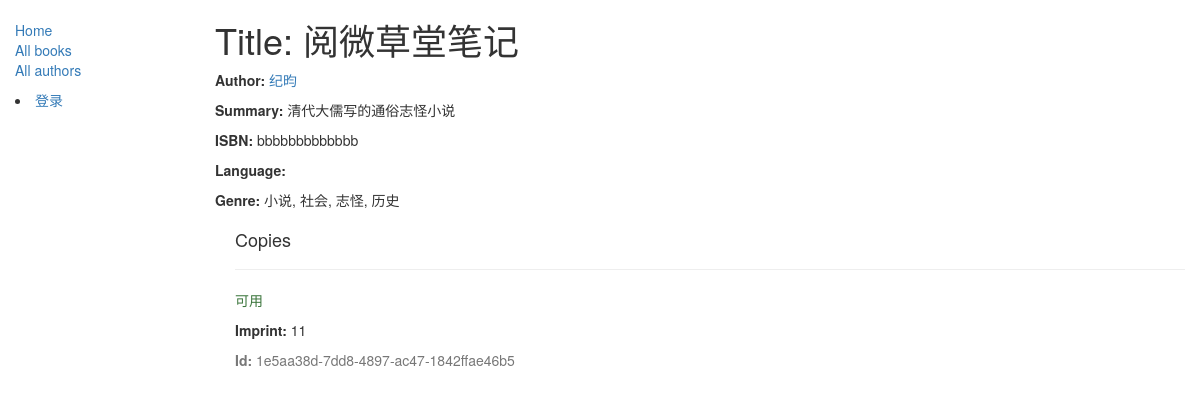
/catalog/book/2, run on an earlier commit of the app's database.
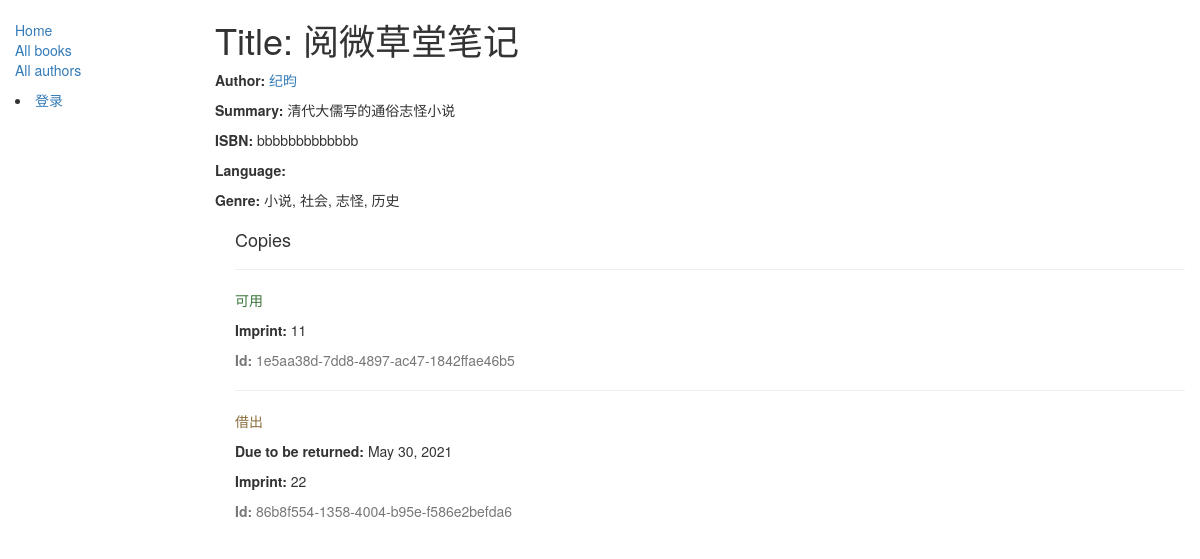
And on a later commit of the database.
### catalog/models.py (models this page shows, shortened)
class Genre(models.Model):
    name = models.CharField(max_length=200, help_text="输入书的流派")
    def __str__(self):
        return self.name

class BookInstance(models.Model):
    id = models.UUIDField(primary_key=True, default=uuid.uuid4, help_text="id必须唯一")
    book = models.ForeignKey("Book", on_delete=models.SET_NULL, null=True)
    imprint = models.CharField(max_length=200)
    due_back = models.DateField(null=True, blank=True)
    borrower = models.ForeignKey(User, on_delete=models.SET_NULL, null=True, blank=True)
    LOAN_STATUS = (
        ('m', "维护"),
        ('o',"借出"),
        ('a','可用'),
        ('r','保留')
    )
    status = models.CharField(max_length=1, choices=LOAN_STATUS, blank=True, default='m', help_text='帮助文档')
    class Meta:
        ordering = ["due_back"]
        permissions = (("can_mark_returned", "Set book as returned"),)
    def display_book(self):
        return self.book.title
    display_book.short_description = '书名'

### catalog/views.py (the view)
# urls.py: path('book/<int:pk>', views.BookDetailView.as_view(), name='book-detail'),
class BookDetailView(generic.DetailView):
    model = Book

### catalog/models.py (called while the page is built)
    def __str__(self):
        return '%s%s' % (self.first_name, self.last_name)

### catalog/templates/catalog/book_detail.html
{% extends "base_generic.html" %}
{% block content %}
  <h1>Title: {{ book.title }}</h1>
  <p><strong>Author:</strong> <a href="{% url 'author-detail' book.author.pk %}">{{ book.author }}</a></p>
  <p><strong>Summary:</strong> {{ book.summary }}</p>
  <p><strong>ISBN:</strong> {{ book.isbn }}</p>
  <p><strong>Language:</strong> {{ book.language }}</p>
  <p><strong>Genre:</strong> {% for genre in book.genre.all %} {{ genre }}{% if not forloop.last %}, {% endif %}{% endfor %}</p>
  <div style="margin-left:20px;margin-top:20px">
    <h4>Copies</h4>
    {% for copy in book.bookinstance_set.all %}
    <hr>
    <p class="{% if copy.status == 'a' %}text-success{% elif copy.status == 'm' %}text-danger{% else %}text-warning{% endif %}">{{ copy.get_status_display }}</p>
    {% if copy.status != 'a' %}<p><strong>Due to be returned:</strong> {{copy.due_back}}</p>{% endif %}
    <p><strong>Imprint:</strong> {{copy.imprint}}</p>
    <p class="text-muted"><strong>Id:</strong> {{copy.id}}</p>
    {% endfor %}
  </div>
{% endblock %}

What changed in the data, as far as the page shows it:
added BookInstance: status "借出", due_back "May 30, 2021", imprint "22", id "86b8f554-1358-4004-b95e-f586e2befda6"
